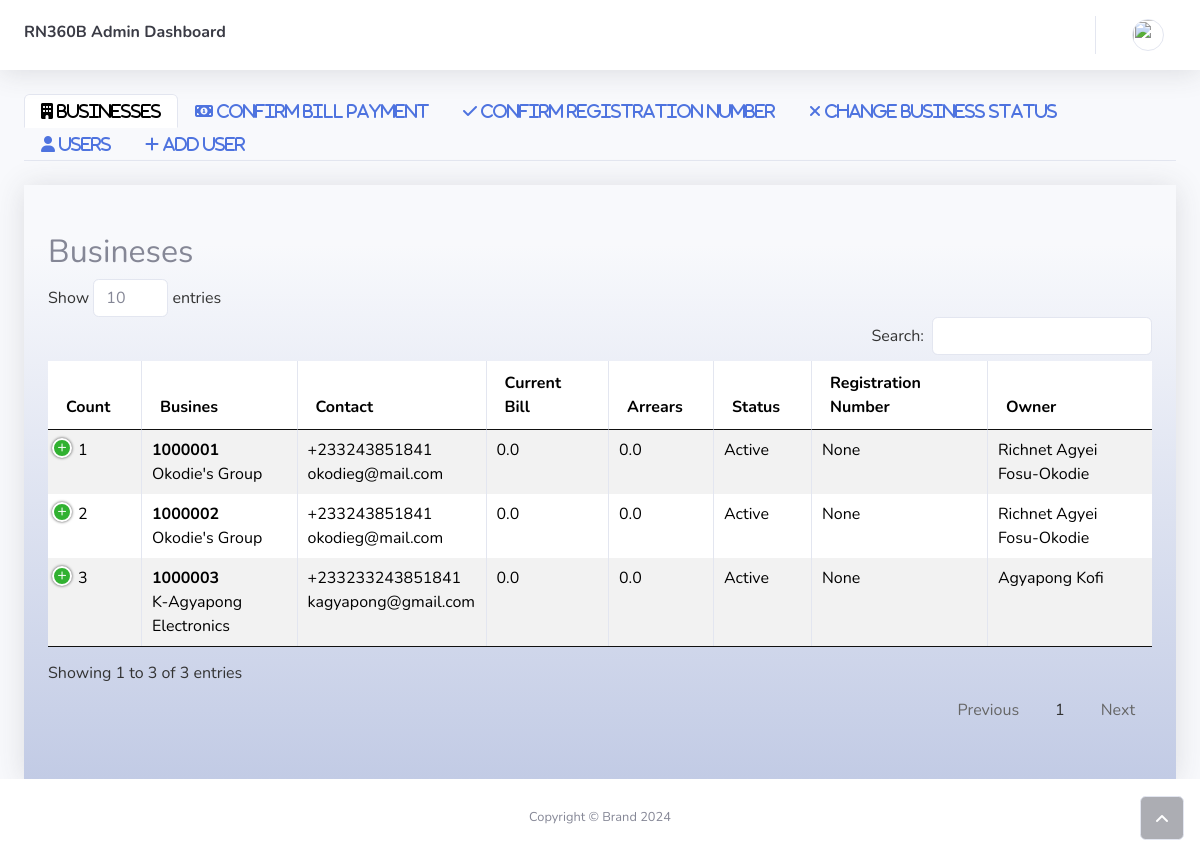
The page /richnet360richnetdasshboard on the database its author committed.
### businessApp/models.py (models this page shows)
class Business(models.Model):
    busID = models.CharField(max_length=15)
    busName = models.CharField(max_length=50)
    busTel = models.CharField(max_length=20)
    busEmail = models.CharField(max_length=50)
    busOwner = models.CharField(max_length=50)
    billRef = models.ForeignKey('richnet360.Bill', on_delete=models.DO_NOTHING, null=True)
    registrationNumber = models.CharField(max_length=100, null=True) # this part wll be entered and verified by RN360 only
    status = models.CharField(max_length=30, default='Active') # Active, Inactive, Closed
    description = models.CharField(max_length=500, default='')

### richnet360/models.py (models this page shows)
class Bill(models.Model):
    currentBill = models.FloatField(default=0.00)
    arrears = models.FloatField(default=0.00)
    nextBillDate = models.DateField()

### richnet360/views.py (the view, shortened to what this page needs)
# urls.py: path('richnetdasshboard', views.Richnet360.as_view(), name='richnetDashboard'),
class Richnet360(generic.View):
    def get(self, request):
        businesses = Business.objects.all()
        return render(request, 'richnet360/businesses.html', {'businesses': businesses})

### richnet360/templates/richnet360/businesses.html (shortened to what this page needs)
{% extends "dashboardApp/richnet360.html" %}
{% block richnet360 %}
<div>
    <ul class="nav nav-tabs" role="tablist">
        <li class="nav-item" role="presentation"><a class="nav-link active fa fa-building" role="tab" data-bs-toggle="tab" href="#businesses"> Businesses</a></li>
        <li class="nav-item" role="presentation"><a class="nav-link fa fa-money" role="tab" data-bs-toggle="tab" href="#confirmPayment"> Confirm Bill Payment</a></li>
        <li class="nav-item" role="presentation"><a class="nav-link fa fa-check" role="tab" data-bs-toggle="tab" href="#confirmRegister"> Confirm Registration Number</a></li>
        <li class="nav-item" role="presentation"><a class="nav-link fa fa-remove" role="tab" data-bs-toggle="tab" href="#changeStatus"> Change Business Status</a></li>
        <li class="nav-item" role="presentation"><a class="nav-link fa fa-user" role="tab" data-bs-toggle="tab" href="#addBranch"> Users</a></li>
        <li class="nav-item" role="presentation"><a class="nav-link fa fa-plus" role="tab" data-bs-toggle="tab" href="#addUser"> Add User</a></li>
    </ul>
    <br/>
    <div class="tab-content">
        <div class="tab-pane active" role="tabpanel" id="businesses">
            <div class="container-fluid bg-gradient-light py-5 shadow">
                <h2>Busineses</h2>
                <table width="100%" class="table table-striped table-bordered table-hover" id="dataTables-example">
                    <thead>
                        <tr>
                            <th>Count</th>
                            <th>Busines</th>
                            <th>Contact</th>
                            <th>Current Bill</th>
                            <th>Arrears</th>
                            <th>Status</th>
                            <th>Registration Number</th>
                            <th>Owner</th>
                        </tr>
                    </thead>
                    <tbody>
                        {% for dat in businesses %}
                            <tr class="even gradeA">
                                <td>{{ forloop.counter }}</td>
                                <td><b>{{ dat.busID }}</b><br/> {{ dat.busName }}</td>
                                <td>{{ dat.busTel }} <br/>{{ dat.busEmail }}</td>
                                <td>{{ dat.billRef.currentBill }}</td>
                                <td>{{ dat.billRef.arrears  }}</td>
                                <td>{{ dat.status }}</td>
                                <td>{{ dat.registrationNumber }}</td>
                                <td>{{ dat.busOwner }}</td>
                            </tr>
                        {% endfor %}
                    </tbody>
                </table>
            </div>
        </div>
    </div>
</div>
{% endblock richnet360 %}

### static/css/dataTables.responsive.css (style rules this page uses)
table.dataTable.dtr-inline.collapsed > tbody > tr > td:first-child, table.dataTable.dtr-inline.collapsed > tbody > tr > th:first-child { position: relative; padding-left: 30px; cursor: pointer; }
table.dataTable.dtr-inline.collapsed > tbody > tr > td:first-child:before, table.dataTable.dtr-inline.collapsed > tbody > tr > th:first-child:before { top: 8px; left: 4px; height: 16px; width: 16px; display: block; position: absolute; color: white; border: 2px solid white; border-radius: 16px; text-align: center; line-height: 14px; box-shadow: 0 0 3px #444; box-sizing: content-box; content: '+'; background-color: #31b131; }

### rows shown on the page
Business: busID "1000001", busName "Okodie's Group", busTel "+233243851841", busEmail "okodieg@mail.com", billRef.currentBill "0.0", billRef.arrears "0.0", status "Active", registrationNumber "None", busOwner "Richnet Agyei Fosu-Okodie"
Business: busID "1000002", busName "Okodie's Group", busTel "+233243851841", busEmail "okodieg@mail.com", billRef.currentBill "0.0", billRef.arrears "0.0", status "Active", registrationNumber "None", busOwner "Richnet Agyei Fosu-Okodie"
Business: busID "1000003", busName "K-Agyapong Electronics", busTel "+233233243851841", busEmail "kagyapong@gmail.com", billRef.currentBill "0.0", billRef.arrears "0.0", status "Active", registrationNumber "None", busOwner "Agyapong Kofi"
